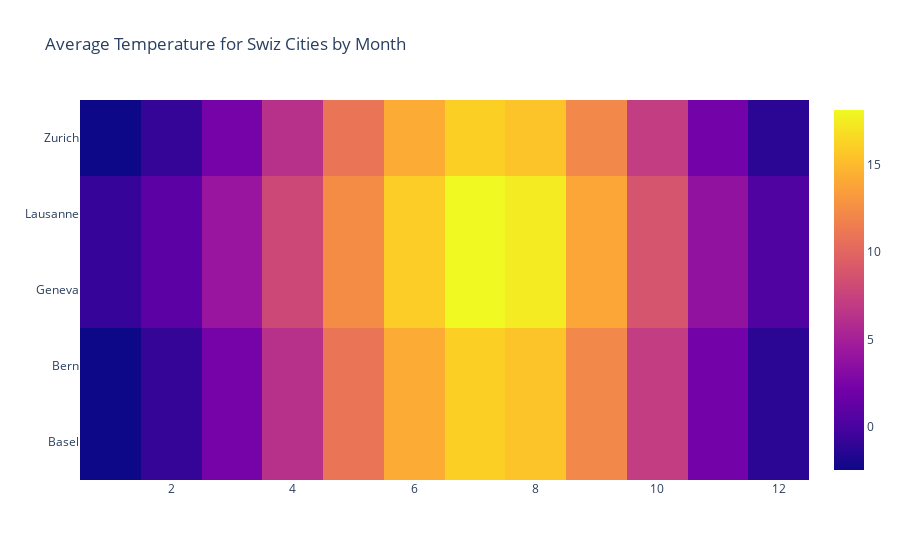

Notebook cell for this chart:
### Code cell
# import plotly.graph_objs as go
data = [go.Heatmap(x=df['Month'], y=df['City'], z=df['AverageTemperature'])]
layout = go.Layout(title='Average Temperature for Swiz Cities by Month')
fig = go.Figure(data=data, layout=layout)
fig.show()

### Figure 1 — Plotly figure (JSON) as saved in the notebook; plotly's stock layout.template omitted (floating-point values rounded to 4 significant figures)
{"data": [{"type": "heatmap", "x": [1, 2, 3, 4, 5, 6, 7, 8, 9, 10, 11, 12, 1, 2, 3, 4, 5, 6, 7, 8, 9, 10, 11, 12, 1, 2, 3, 4, 5, 6, 7, 8, 9, 10, 11, 12, 1, 2, 3, 4, 5, 6, 7, 8, 9, 10, 11, 12, 1, 2, 3, 4, 5, 6, 7, 8, 9, 10, 11, 12], "y": ["Basel", "Basel", "Basel", "Basel", "Basel", "Basel", "Basel", "Basel", "Basel", "Basel", "Basel", "Basel", "Bern", "Bern", "Bern", "Bern", "Bern", "Bern", "Bern", "Bern", "Bern", "Bern", "Bern", "Bern", "Geneva", "Geneva", "Geneva", "Geneva", "Geneva", "Geneva", "Geneva", "Geneva", "Geneva", "Geneva", "Geneva", "Geneva", "Lausanne", "Lausanne", "Lausanne", "Lausanne", "Lausanne", "Lausanne", "Lausanne", "Lausanne", "Lausanne", "Lausanne", "Lausanne", "Lausanne", "Zurich", "Zurich", "Zurich", "Zurich", "Zurich", "Zurich", "Zurich", "Zurich", "Zurich", "Zurich", "Zurich", "Zurich"], "z": [-2.44, -0.8961, 2.289, 6.282, 10.95, 14.22, 16.05, 15.49, 12.15, 7.09, 2.191, -1.241, -2.44, -0.8961, 2.289, 6.282, 10.95, 14.22, 16.05, 15.49, 12.15, 7.09, 2.191, -1.241, -0.7441, 0.9974, 4.244, 7.932, 12.42, 15.97, 18.11, 17.43, 13.9, 8.752, 3.862, 0.3641, -0.7441, 0.9974, 4.244, 7.932, 12.42, 15.97, 18.11, 17.43, 13.9, 8.752, 3.862, 0.3641, -2.44, -0.8961, 2.289, 6.282, 10.95, 14.22, 16.05, 15.49, 12.15, 7.09, 2.191, -1.241]}], "layout": {"title": {"text": "Average Temperature for Swiz Cities by Month"}}}
